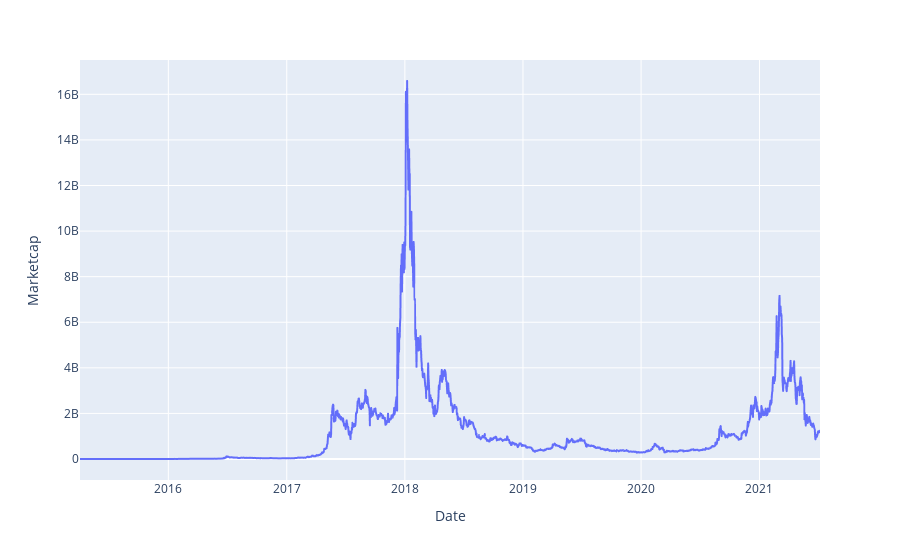

This figure's notebook cell:
### Code cell
fig = px.line(data, x='Date', y="Marketcap")
fig.show();

### Figure 1 — Plotly figure (JSON) as saved in the notebook; plotly's stock layout.template omitted (floating-point values rounded to 4 significant figures; data arrays with more than 128 entries replaced by an {"elided": "..."} marker saying what was removed)
{"data": [{"hovertemplate": "Date=%{x}<br>Marketcap=%{y}<extra></extra>", "legendgroup": "", "line": {"color": "#636efa", "dash": "solid"}, "marker": {"symbol": "circle"}, "mode": "lines", "name": "", "showlegend": false, "x": {"elided": "2288 str values"}, "xaxis": "x", "y": {"elided": "2288 float values"}, "yaxis": "y", "type": "scattergl"}], "layout": {"xaxis": {"anchor": "y", "domain": [0, 1], "title": {"text": "Date"}}, "yaxis": {"anchor": "x", "domain": [0, 1], "title": {"text": "Marketcap"}}, "legend": {"tracegroupgap": 0}, "margin": {"t": 60}}}
